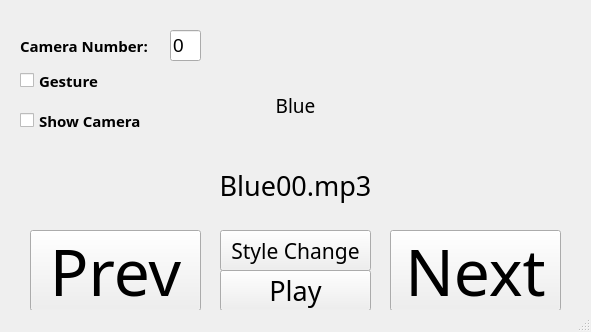
<?xml version="1.0" encoding="UTF-8"?>
<ui version="4.0">
 <class>GesturePlayer</class>
 <widget class="QMainWindow" name="GesturePlayer">
  <property name="geometry">
   <rect>
    <x>0</x>
    <y>0</y>
    <width>591</width>
    <height>332</height>
   </rect>
  </property>
  <property name="windowTitle">
   <string>MainWindow</string>
  </property>
  <widget class="QWidget" name="centralwidget">
   <widget class="QPushButton" name="prevButton">
    <property name="geometry">
     <rect>
      <x>30</x>
      <y>230</y>
      <width>171</width>
      <height>81</height>
     </rect>
    </property>
    <property name="font">
     <font>
      <family>Eras Demi ITC</family>
      <pointsize>48</pointsize>
     </font>
    </property>
    <property name="text">
     <string>Prev</string>
    </property>
   </widget>
   <widget class="QPushButton" name="nextButton">
    <property name="geometry">
     <rect>
      <x>390</x>
      <y>230</y>
      <width>171</width>
      <height>81</height>
     </rect>
    </property>
    <property name="font">
     <font>
      <family>Eras Demi ITC</family>
      <pointsize>48</pointsize>
     </font>
    </property>
    <property name="text">
     <string>Next</string>
    </property>
    <property name="checkable">
     <bool>false</bool>
    </property>
   </widget>
   <widget class="QPushButton" name="pauseButton">
    <property name="geometry">
     <rect>
      <x>220</x>
      <y>270</y>
      <width>151</width>
      <height>41</height>
     </rect>
    </property>
    <property name="font">
     <font>
      <family>Eras Bold ITC</family>
      <pointsize>20</pointsize>
     </font>
    </property>
    <property name="text">
     <string>Play</string>
    </property>
   </widget>
   <widget class="QLabel" name="songName">
    <property name="geometry">
     <rect>
      <x>120</x>
      <y>150</y>
      <width>351</width>
      <height>71</height>
     </rect>
    </property>
    <property name="font">
     <font>
      <family>Bahnschrift SemiLight Condensed</family>
      <pointsize>20</pointsize>
     </font>
    </property>
    <property name="text">
     <string>Blue00.mp3</string>
    </property>
    <property name="alignment">
     <set>Qt::AlignCenter</set>
    </property>
   </widget>
   <widget class="QLabel" name="className">
    <property name="geometry">
     <rect>
      <x>190</x>
      <y>70</y>
      <width>211</width>
      <height>71</height>
     </rect>
    </property>
    <property name="font">
     <font>
      <family>Arial Unicode MS</family>
      <pointsize>14</pointsize>
     </font>
    </property>
    <property name="text">
     <string>Blue</string>
    </property>
    <property name="alignment">
     <set>Qt::AlignCenter</set>
    </property>
   </widget>
   <widget class="QPushButton" name="styleButton">
    <property name="geometry">
     <rect>
      <x>220</x>
      <y>230</y>
      <width>151</width>
      <height>41</height>
     </rect>
    </property>
    <property name="font">
     <font>
      <family>Eras Demi ITC</family>
      <pointsize>16</pointsize>
     </font>
    </property>
    <property name="text">
     <string>Style Change</string>
    </property>
   </widget>
   <widget class="QCheckBox" name="gestureUse">
    <property name="geometry">
     <rect>
      <x>20</x>
      <y>60</y>
      <width>101</width>
      <height>41</height>
     </rect>
    </property>
    <property name="font">
     <font>
      <family>Arial Black</family>
      <pointsize>11</pointsize>
      <weight>75</weight>
      <bold>true</bold>
     </font>
    </property>
    <property name="text">
     <string>Gesture</string>
    </property>
   </widget>
   <widget class="QCheckBox" name="showCameraUse">
    <property name="geometry">
     <rect>
      <x>20</x>
      <y>100</y>
      <width>141</width>
      <height>41</height>
     </rect>
    </property>
    <property name="font">
     <font>
      <family>Arial Black</family>
      <pointsize>11</pointsize>
      <weight>75</weight>
      <bold>true</bold>
     </font>
    </property>
    <property name="text">
     <string>Show Camera</string>
    </property>
   </widget>
   <widget class="QLineEdit" name="cameraNum">
    <property name="geometry">
     <rect>
      <x>170</x>
      <y>30</y>
      <width>31</width>
      <height>31</height>
     </rect>
    </property>
    <property name="font">
     <font>
      <family>Arial</family>
      <pointsize>14</pointsize>
      <weight>50</weight>
      <bold>false</bold>
     </font>
    </property>
    <property name="text">
     <string>0</string>
    </property>
   </widget>
   <widget class="QLabel" name="label">
    <property name="geometry">
     <rect>
      <x>20</x>
      <y>30</y>
      <width>141</width>
      <height>31</height>
     </rect>
    </property>
    <property name="font">
     <font>
      <family>Arial Black</family>
      <pointsize>11</pointsize>
      <weight>75</weight>
      <bold>true</bold>
     </font>
    </property>
    <property name="text">
     <string>Camera Number:</string>
    </property>
   </widget>
  </widget>
  <widget class="QStatusBar" name="statusbar"/>
 </widget>
 <resources/>
 <connections/>
</ui>
